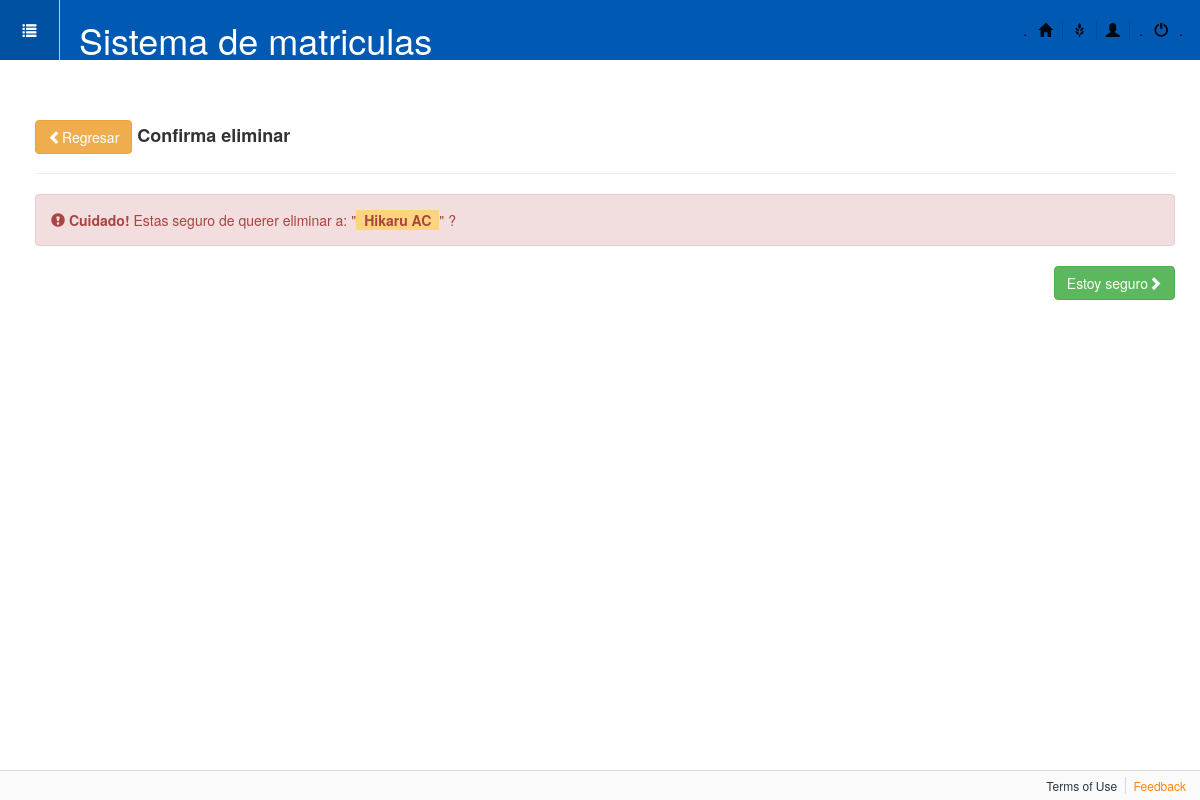
The app's page /perfiles/alumno/del/1, older data.
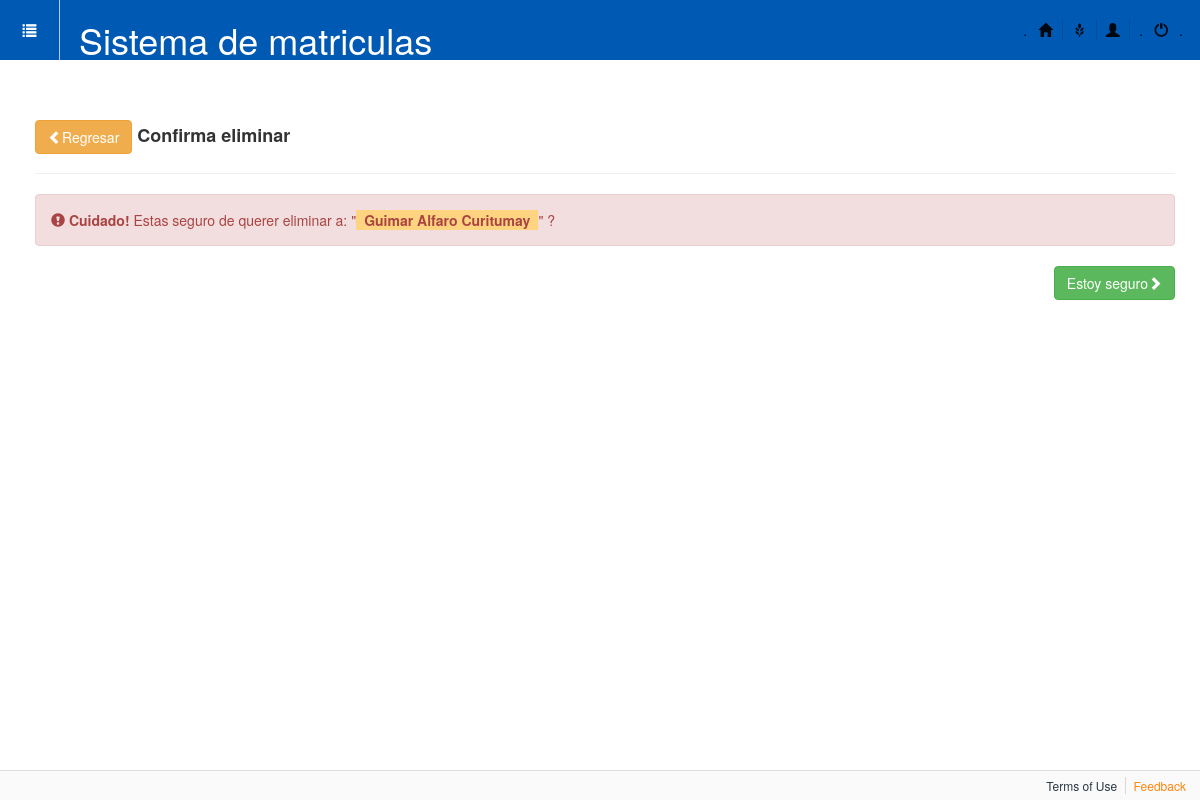
The same page, newer data.
### apps/perfiles/models.py (models this page shows)
class Alumno(models.Model):
    SEX = [
        ('M', 'Masculino'),
        ('F', 'Femenino'),
    ]
    nombres = models.CharField(max_length=50, unique=True)
    apellidos = models.CharField(max_length=60)
    dni = models.CharField(max_length=8, unique=True)
    sexo = models.CharField(choices=SEX, max_length=10,
                            blank=True, verbose_name='Género')
    fecha_nac = models.DateTimeField(auto_now=True)
    lugar_nac = models.CharField(max_length=50)
    direccion = models.CharField(max_length=100)
    ciudad = models.CharField(max_length=100)
    provincia = models.CharField(max_length=100)
    telefono = models.CharField(max_length=13)
    email = models.EmailField(max_length=100)
    imagen = models.ImageField(upload_to='alumnos')  # falta hacer algo
    encargado = models.ForeignKey(Encargado)
    def __str__(self):
        return u"%s %s" % (self.nombres, self.apellidos)

### apps/perfiles/views.py (the view)
# urls.py: url(r'^alumno/del/(?P<id>\d+)$', 'apps.perfiles.views.delAlumno', name='delAlumno'),
def delAlumno(request, id, template_name='perfiles/delAlumno.html'):
	objdel=Alumno.objects.get(pk=id)
	if request.method=='POST':
		objdel.delete()
		return redirect(reverse('perfiles_app:alumno'))
	return render(request, template_name,{'object':objdel})

### templates/perfiles/delAlumno.html (shortened to what this page needs)
{% extends "base.html" %}
{% block contenido %}
<div class="page-header">
		<h4>
			<a href="{% url 'perfiles_app:alumno' %}" class="btn btn-warning">
				<span class="glyphicon glyphicon-chevron-left"></span>Regresar
			</a>
			<b>Confirma eliminar</b>
		</h4>
	</div>
	<form method="POST">{% csrf_token %}
		<div class="alert alert-danger">
		<span class="glyphicon glyphicon-exclamation-sign"></span>
		  <b>Cuidado!</b> Estas seguro de querer eliminar a: "<strong>{{ object }}</strong>" ?
		</div>
			<button type="submit/button" class="btn btn-success pull-right">Estoy seguro<span class="glyphicon glyphicon-chevron-right"></span></button>
	</form>
{% endblock contenido %}

Row changes from the older to the newer data that the page shows:
changed Alumno: nombres+apellidos "Hikaru AC" → "Guimar Alfaro Curitumay"
